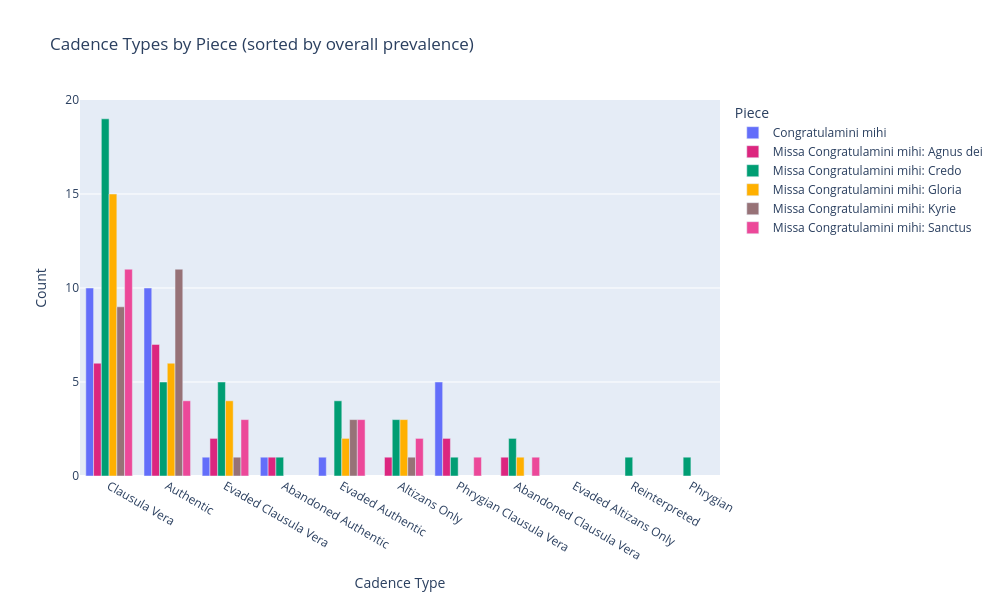
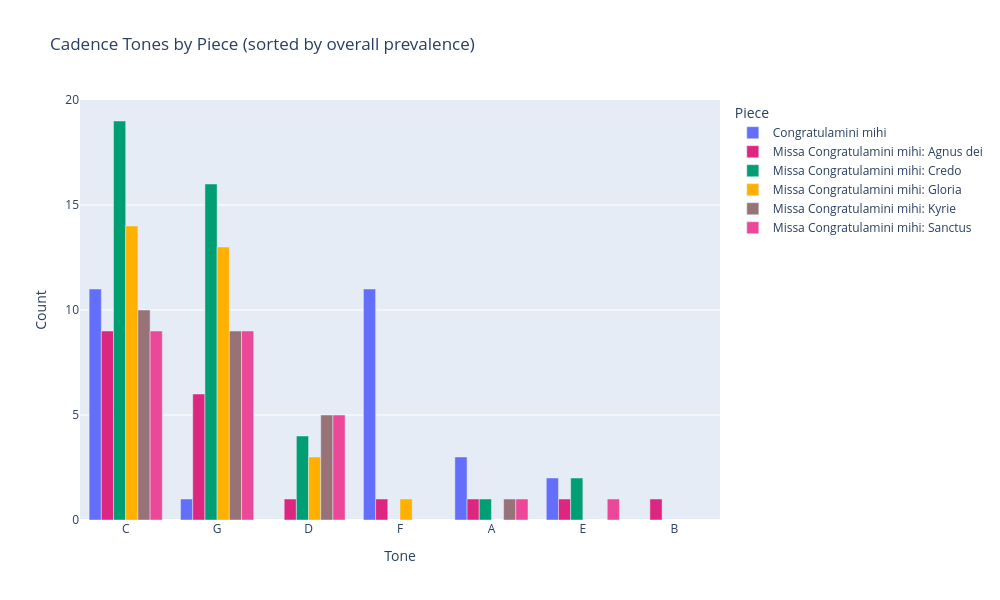
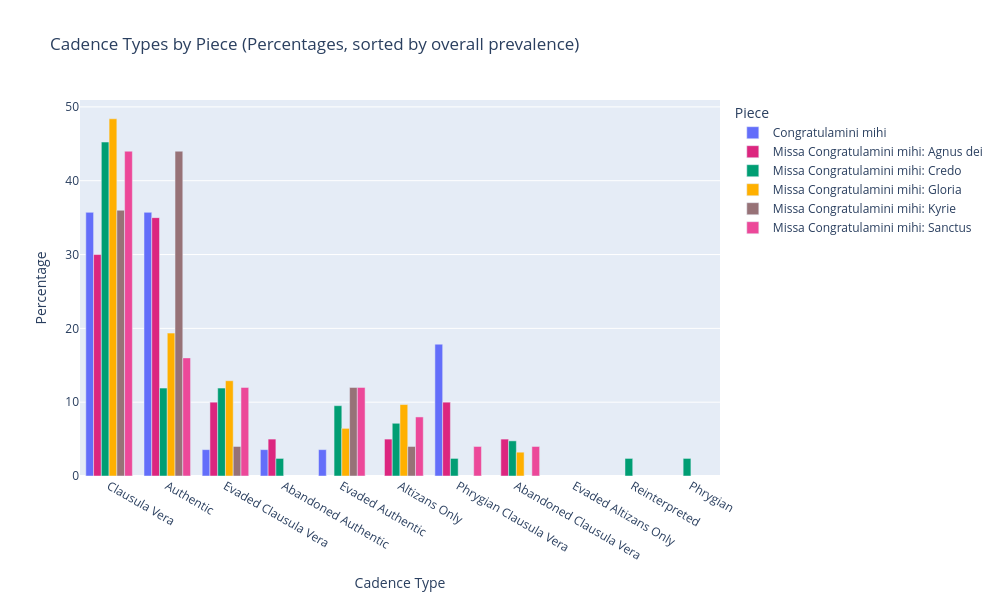
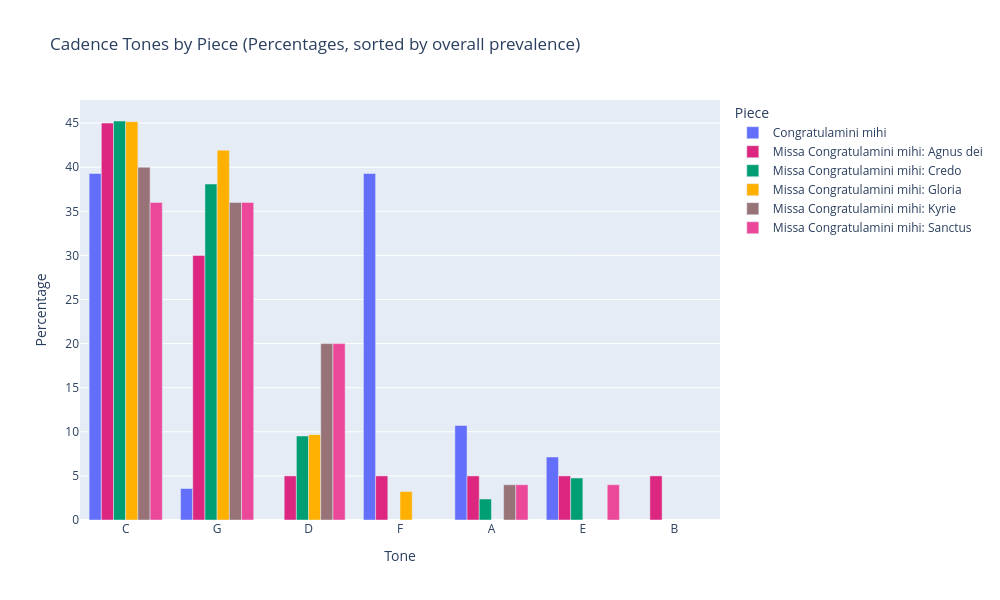

The cell these charts' notebook holds for them, in order:
### Markdown cell above
## 4d.  Cadence Bar Charts

- This will create a series of bar charts for cadence types and tones in your corpus

### Code cell
cadence_bar_charts(cadences, cadences_brief, contrasting_colors)

### Figure 1 — Plotly figure (JSON) as saved in the notebook; plotly's stock layout.template omitted (floating-point values rounded to 4 significant figures)
{"data": [{"alignmentgroup": "True", "hovertemplate": "Title=Congratulamini mihi<br>CadType=%{x}<br>Count=%{y}<extra></extra>", "legendgroup": "Congratulamini mihi", "marker": {"color": "#636EFA", "pattern": {"shape": ""}}, "name": "Congratulamini mihi", "offsetgroup": "Congratulamini mihi", "orientation": "v", "showlegend": true, "textposition": "auto", "type": "bar", "x": ["Abandoned Authentic", "Authentic", "Clausula Vera", "Evaded Authentic", "Evaded Clausula Vera", "Phrygian Clausula Vera"], "xaxis": "x", "y": [1, 10, 10, 1, 1, 5], "yaxis": "y"}, {"alignmentgroup": "True", "hovertemplate": "Title=Missa Congratulamini mihi: Agnus dei<br>CadType=%{x}<br>Count=%{y}<extra></extra>", "legendgroup": "Missa Congratulamini mihi: Agnus dei", "marker": {"color": "#DC267F", "pattern": {"shape": ""}}, "name": "Missa Congratulamini mihi: Agnus dei", "offsetgroup": "Missa Congratulamini mihi: Agnus dei", "orientation": "v", "showlegend": true, "textposition": "auto", "type": "bar", "x": ["Abandoned Authentic", "Abandoned Clausula Vera", "Altizans Only", "Authentic", "Clausula Vera", "Evaded Clausula Vera", "Phrygian Clausula Vera"], "xaxis": "x", "y": [1, 1, 1, 7, 6, 2, 2], "yaxis": "y"}, {"alignmentgroup": "True", "hovertemplate": "Title=Missa Congratulamini mihi: Credo<br>CadType=%{x}<br>Count=%{y}<extra></extra>", "legendgroup": "Missa Congratulamini mihi: Credo", "marker": {"color": "#009E73", "pattern": {"shape": ""}}, "name": "Missa Congratulamini mihi: Credo", "offsetgroup": "Missa Congratulamini mihi: Credo", "orientation": "v", "showlegend": true, "textposition": "auto", "type": "bar", "x": ["Abandoned Authentic", "Abandoned Clausula Vera", "Altizans Only", "Authentic", "Clausula Vera", "Evaded Authentic", "Evaded Clausula Vera", "Phrygian", "Phrygian Clausula Vera", "Reinterpreted"], "xaxis": "x", "y": [1, 2, 3, 5, 19, 4, 5, 1, 1, 1], "yaxis": "y"}, {"alignmentgroup": "True", "hovertemplate": "Title=Missa Congratulamini mihi: Gloria<br>CadType=%{x}<br>Count=%{y}<extra></extra>", "legendgroup": "Missa Congratulamini mihi: Gloria", "marker": {"color": "#FFB000", "pattern": {"shape": ""}}, "name": "Missa Congratulamini mihi: Gloria", "offsetgroup": "Missa Congratulamini mihi: Gloria", "orientation": "v", "showlegend": true, "textposition": "auto", "type": "bar", "x": ["Abandoned Clausula Vera", "Altizans Only", "Authentic", "Clausula Vera", "Evaded Authentic", "Evaded Clausula Vera"], "xaxis": "x", "y": [1, 3, 6, 15, 2, 4], "yaxis": "y"}, {"alignmentgroup": "True", "hovertemplate": "Title=Missa Congratulamini mihi: Kyrie<br>CadType=%{x}<br>Count=%{y}<extra></extra>", "legendgroup": "Missa Congratulamini mihi: Kyrie", "marker": {"color": "#977277", "pattern": {"shape": ""}}, "name": "Missa Congratulamini mihi: Kyrie", "offsetgroup": "Missa Congratulamini mihi: Kyrie", "orientation": "v", "showlegend": true, "textposition": "auto", "type": "bar", "x": ["Altizans Only", "Authentic", "Clausula Vera", "Evaded Authentic", "Evaded Clausula Vera"], "xaxis": "x", "y": [1, 11, 9, 3, 1], "yaxis": "y"}, {"alignmentgroup": "True", "hovertemplate": "Title=Missa Congratulamini mihi: Sanctus<br>CadType=%{x}<br>Count=%{y}<extra></extra>", "legendgroup": "Missa Congratulamini mihi: Sanctus", "marker": {"color": "#EC4899", "pattern": {"shape": ""}}, "name": "Missa Congratulamini mihi: Sanctus", "offsetgroup": "Missa Congratulamini mihi: Sanctus", "orientation": "v", "showlegend": true, "textposition": "auto", "type": "bar", "x": ["Abandoned Clausula Vera", "Altizans Only", "Authentic", "Clausula Vera", "Evaded Authentic", "Evaded Clausula Vera", "Phrygian Clausula Vera"], "xaxis": "x", "y": [1, 2, 4, 11, 3, 3, 1], "yaxis": "y"}], "layout": {"barmode": "group", "height": 600, "legend": {"title": {"text": "Piece"}, "tracegroupgap": 0}, "title": {"text": "Cadence Types by Piece (sorted by overall prevalence)"}, "width": 1000, "xaxis": {"anchor": "y", "autorange": true, "categoryarray": ["Clausula Vera", "Authentic", "Evaded Clausula Vera", "Abandoned Authentic", "Evaded Authentic", "Altizans Only", "Phrygian Clausula Vera", "Abandoned Clausula Vera", "Evaded Altizans Only", "Reinterpreted", "Phrygian"], "categoryorder": "array", "domain": [0, 1], "range": [-0.5, 10.5], "title": {"text": "Cadence Type"}, "type": "category"}, "yaxis": {"anchor": "x", "autorange": true, "domain": [0, 1], "range": [0, 20], "title": {"text": "Count"}, "type": "linear"}}}

### Figure 2 — Plotly figure (JSON) as saved in the notebook; plotly's stock layout.template omitted (floating-point values rounded to 4 significant figures)
{"data": [{"alignmentgroup": "True", "hovertemplate": "Title=Congratulamini mihi<br>Tone=%{x}<br>Count=%{y}<extra></extra>", "legendgroup": "Congratulamini mihi", "marker": {"color": "#636EFA", "pattern": {"shape": ""}}, "name": "Congratulamini mihi", "offsetgroup": "Congratulamini mihi", "orientation": "v", "showlegend": true, "textposition": "auto", "type": "bar", "x": ["A", "C", "E", "F", "G"], "xaxis": "x", "y": [3, 11, 2, 11, 1], "yaxis": "y"}, {"alignmentgroup": "True", "hovertemplate": "Title=Missa Congratulamini mihi: Agnus dei<br>Tone=%{x}<br>Count=%{y}<extra></extra>", "legendgroup": "Missa Congratulamini mihi: Agnus dei", "marker": {"color": "#DC267F", "pattern": {"shape": ""}}, "name": "Missa Congratulamini mihi: Agnus dei", "offsetgroup": "Missa Congratulamini mihi: Agnus dei", "orientation": "v", "showlegend": true, "textposition": "auto", "type": "bar", "x": ["A", "B", "C", "D", "E", "F", "G"], "xaxis": "x", "y": [1, 1, 9, 1, 1, 1, 6], "yaxis": "y"}, {"alignmentgroup": "True", "hovertemplate": "Title=Missa Congratulamini mihi: Credo<br>Tone=%{x}<br>Count=%{y}<extra></extra>", "legendgroup": "Missa Congratulamini mihi: Credo", "marker": {"color": "#009E73", "pattern": {"shape": ""}}, "name": "Missa Congratulamini mihi: Credo", "offsetgroup": "Missa Congratulamini mihi: Credo", "orientation": "v", "showlegend": true, "textposition": "auto", "type": "bar", "x": ["A", "C", "D", "E", "G"], "xaxis": "x", "y": [1, 19, 4, 2, 16], "yaxis": "y"}, {"alignmentgroup": "True", "hovertemplate": "Title=Missa Congratulamini mihi: Gloria<br>Tone=%{x}<br>Count=%{y}<extra></extra>", "legendgroup": "Missa Congratulamini mihi: Gloria", "marker": {"color": "#FFB000", "pattern": {"shape": ""}}, "name": "Missa Congratulamini mihi: Gloria", "offsetgroup": "Missa Congratulamini mihi: Gloria", "orientation": "v", "showlegend": true, "textposition": "auto", "type": "bar", "x": ["C", "D", "F", "G"], "xaxis": "x", "y": [14, 3, 1, 13], "yaxis": "y"}, {"alignmentgroup": "True", "hovertemplate": "Title=Missa Congratulamini mihi: Kyrie<br>Tone=%{x}<br>Count=%{y}<extra></extra>", "legendgroup": "Missa Congratulamini mihi: Kyrie", "marker": {"color": "#977277", "pattern": {"shape": ""}}, "name": "Missa Congratulamini mihi: Kyrie", "offsetgroup": "Missa Congratulamini mihi: Kyrie", "orientation": "v", "showlegend": true, "textposition": "auto", "type": "bar", "x": ["A", "C", "D", "G"], "xaxis": "x", "y": [1, 10, 5, 9], "yaxis": "y"}, {"alignmentgroup": "True", "hovertemplate": "Title=Missa Congratulamini mihi: Sanctus<br>Tone=%{x}<br>Count=%{y}<extra></extra>", "legendgroup": "Missa Congratulamini mihi: Sanctus", "marker": {"color": "#EC4899", "pattern": {"shape": ""}}, "name": "Missa Congratulamini mihi: Sanctus", "offsetgroup": "Missa Congratulamini mihi: Sanctus", "orientation": "v", "showlegend": true, "textposition": "auto", "type": "bar", "x": ["A", "C", "D", "E", "G"], "xaxis": "x", "y": [1, 9, 5, 1, 9], "yaxis": "y"}], "layout": {"barmode": "group", "height": 600, "legend": {"title": {"text": "Piece"}, "tracegroupgap": 0}, "title": {"text": "Cadence Tones by Piece (sorted by overall prevalence)"}, "width": 1000, "xaxis": {"anchor": "y", "autorange": true, "categoryarray": ["C", "G", "D", "F", "A", "E", "B"], "categoryorder": "array", "domain": [0, 1], "range": [-0.5, 6.5], "title": {"text": "Tone"}, "type": "category"}, "yaxis": {"anchor": "x", "autorange": true, "domain": [0, 1], "range": [0, 20], "title": {"text": "Count"}, "type": "linear"}}}

### Figure 3 — Plotly figure (JSON) as saved in the notebook; plotly's stock layout.template omitted (floating-point values rounded to 4 significant figures)
{"data": [{"alignmentgroup": "True", "hovertemplate": "Title=Congratulamini mihi<br>CadType=%{x}<br>Percentage=%{y}<extra></extra>", "legendgroup": "Congratulamini mihi", "marker": {"color": "#636EFA", "pattern": {"shape": ""}}, "name": "Congratulamini mihi", "offsetgroup": "Congratulamini mihi", "orientation": "v", "showlegend": true, "textposition": "auto", "type": "bar", "x": ["Abandoned Authentic", "Authentic", "Clausula Vera", "Evaded Authentic", "Evaded Clausula Vera", "Phrygian Clausula Vera"], "xaxis": "x", "y": [3.571, 35.71, 35.71, 3.571, 3.571, 17.86], "yaxis": "y"}, {"alignmentgroup": "True", "hovertemplate": "Title=Missa Congratulamini mihi: Agnus dei<br>CadType=%{x}<br>Percentage=%{y}<extra></extra>", "legendgroup": "Missa Congratulamini mihi: Agnus dei", "marker": {"color": "#DC267F", "pattern": {"shape": ""}}, "name": "Missa Congratulamini mihi: Agnus dei", "offsetgroup": "Missa Congratulamini mihi: Agnus dei", "orientation": "v", "showlegend": true, "textposition": "auto", "type": "bar", "x": ["Abandoned Authentic", "Abandoned Clausula Vera", "Altizans Only", "Authentic", "Clausula Vera", "Evaded Clausula Vera", "Phrygian Clausula Vera"], "xaxis": "x", "y": [5.0, 5.0, 5.0, 35.0, 30.0, 10.0, 10.0], "yaxis": "y"}, {"alignmentgroup": "True", "hovertemplate": "Title=Missa Congratulamini mihi: Credo<br>CadType=%{x}<br>Percentage=%{y}<extra></extra>", "legendgroup": "Missa Congratulamini mihi: Credo", "marker": {"color": "#009E73", "pattern": {"shape": ""}}, "name": "Missa Congratulamini mihi: Credo", "offsetgroup": "Missa Congratulamini mihi: Credo", "orientation": "v", "showlegend": true, "textposition": "auto", "type": "bar", "x": ["Abandoned Authentic", "Abandoned Clausula Vera", "Altizans Only", "Authentic", "Clausula Vera", "Evaded Authentic", "Evaded Clausula Vera", "Phrygian", "Phrygian Clausula Vera", "Reinterpreted"], "xaxis": "x", "y": [2.381, 4.762, 7.143, 11.9, 45.24, 9.524, 11.9, 2.381, 2.381, 2.381], "yaxis": "y"}, {"alignmentgroup": "True", "hovertemplate": "Title=Missa Congratulamini mihi: Gloria<br>CadType=%{x}<br>Percentage=%{y}<extra></extra>", "legendgroup": "Missa Congratulamini mihi: Gloria", "marker": {"color": "#FFB000", "pattern": {"shape": ""}}, "name": "Missa Congratulamini mihi: Gloria", "offsetgroup": "Missa Congratulamini mihi: Gloria", "orientation": "v", "showlegend": true, "textposition": "auto", "type": "bar", "x": ["Abandoned Clausula Vera", "Altizans Only", "Authentic", "Clausula Vera", "Evaded Authentic", "Evaded Clausula Vera"], "xaxis": "x", "y": [3.226, 9.677, 19.35, 48.39, 6.452, 12.9], "yaxis": "y"}, {"alignmentgroup": "True", "hovertemplate": "Title=Missa Congratulamini mihi: Kyrie<br>CadType=%{x}<br>Percentage=%{y}<extra></extra>", "legendgroup": "Missa Congratulamini mihi: Kyrie", "marker": {"color": "#977277", "pattern": {"shape": ""}}, "name": "Missa Congratulamini mihi: Kyrie", "offsetgroup": "Missa Congratulamini mihi: Kyrie", "orientation": "v", "showlegend": true, "textposition": "auto", "type": "bar", "x": ["Altizans Only", "Authentic", "Clausula Vera", "Evaded Authentic", "Evaded Clausula Vera"], "xaxis": "x", "y": [4.0, 44.0, 36.0, 12.0, 4.0], "yaxis": "y"}, {"alignmentgroup": "True", "hovertemplate": "Title=Missa Congratulamini mihi: Sanctus<br>CadType=%{x}<br>Percentage=%{y}<extra></extra>", "legendgroup": "Missa Congratulamini mihi: Sanctus", "marker": {"color": "#EC4899", "pattern": {"shape": ""}}, "name": "Missa Congratulamini mihi: Sanctus", "offsetgroup": "Missa Congratulamini mihi: Sanctus", "orientation": "v", "showlegend": true, "textposition": "auto", "type": "bar", "x": ["Abandoned Clausula Vera", "Altizans Only", "Authentic", "Clausula Vera", "Evaded Authentic", "Evaded Clausula Vera", "Phrygian Clausula Vera"], "xaxis": "x", "y": [4.0, 8.0, 16.0, 44.0, 12.0, 12.0, 4.0], "yaxis": "y"}], "layout": {"barmode": "group", "height": 600, "legend": {"title": {"text": "Piece"}, "tracegroupgap": 0}, "title": {"text": "Cadence Types by Piece (Percentages, sorted by overall prevalence)"}, "width": 1000, "xaxis": {"anchor": "y", "autorange": true, "categoryarray": ["Clausula Vera", "Authentic", "Evaded Clausula Vera", "Abandoned Authentic", "Evaded Authentic", "Altizans Only", "Phrygian Clausula Vera", "Abandoned Clausula Vera", "Evaded Altizans Only", "Reinterpreted", "Phrygian"], "categoryorder": "array", "domain": [0, 1], "range": [-0.5, 10.5], "title": {"text": "Cadence Type"}, "type": "category"}, "yaxis": {"anchor": "x", "autorange": true, "domain": [0, 1], "range": [0, 50.93], "title": {"text": "Percentage"}, "type": "linear"}}}

### Figure 4 — Plotly figure (JSON) as saved in the notebook; plotly's stock layout.template omitted (floating-point values rounded to 4 significant figures)
{"data": [{"alignmentgroup": "True", "hovertemplate": "Title=Congratulamini mihi<br>Tone=%{x}<br>Percentage=%{y}<extra></extra>", "legendgroup": "Congratulamini mihi", "marker": {"color": "#636EFA", "pattern": {"shape": ""}}, "name": "Congratulamini mihi", "offsetgroup": "Congratulamini mihi", "orientation": "v", "showlegend": true, "textposition": "auto", "type": "bar", "x": ["A", "C", "E", "F", "G"], "xaxis": "x", "y": [10.71, 39.29, 7.143, 39.29, 3.571], "yaxis": "y"}, {"alignmentgroup": "True", "hovertemplate": "Title=Missa Congratulamini mihi: Agnus dei<br>Tone=%{x}<br>Percentage=%{y}<extra></extra>", "legendgroup": "Missa Congratulamini mihi: Agnus dei", "marker": {"color": "#DC267F", "pattern": {"shape": ""}}, "name": "Missa Congratulamini mihi: Agnus dei", "offsetgroup": "Missa Congratulamini mihi: Agnus dei", "orientation": "v", "showlegend": true, "textposition": "auto", "type": "bar", "x": ["A", "B", "C", "D", "E", "F", "G"], "xaxis": "x", "y": [5.0, 5.0, 45.0, 5.0, 5.0, 5.0, 30.0], "yaxis": "y"}, {"alignmentgroup": "True", "hovertemplate": "Title=Missa Congratulamini mihi: Credo<br>Tone=%{x}<br>Percentage=%{y}<extra></extra>", "legendgroup": "Missa Congratulamini mihi: Credo", "marker": {"color": "#009E73", "pattern": {"shape": ""}}, "name": "Missa Congratulamini mihi: Credo", "offsetgroup": "Missa Congratulamini mihi: Credo", "orientation": "v", "showlegend": true, "textposition": "auto", "type": "bar", "x": ["A", "C", "D", "E", "G"], "xaxis": "x", "y": [2.381, 45.24, 9.524, 4.762, 38.1], "yaxis": "y"}, {"alignmentgroup": "True", "hovertemplate": "Title=Missa Congratulamini mihi: Gloria<br>Tone=%{x}<br>Percentage=%{y}<extra></extra>", "legendgroup": "Missa Congratulamini mihi: Gloria", "marker": {"color": "#FFB000", "pattern": {"shape": ""}}, "name": "Missa Congratulamini mihi: Gloria", "offsetgroup": "Missa Congratulamini mihi: Gloria", "orientation": "v", "showlegend": true, "textposition": "auto", "type": "bar", "x": ["C", "D", "F", "G"], "xaxis": "x", "y": [45.16, 9.677, 3.226, 41.94], "yaxis": "y"}, {"alignmentgroup": "True", "hovertemplate": "Title=Missa Congratulamini mihi: Kyrie<br>Tone=%{x}<br>Percentage=%{y}<extra></extra>", "legendgroup": "Missa Congratulamini mihi: Kyrie", "marker": {"color": "#977277", "pattern": {"shape": ""}}, "name": "Missa Congratulamini mihi: Kyrie", "offsetgroup": "Missa Congratulamini mihi: Kyrie", "orientation": "v", "showlegend": true, "textposition": "auto", "type": "bar", "x": ["A", "C", "D", "G"], "xaxis": "x", "y": [4.0, 40.0, 20.0, 36.0], "yaxis": "y"}, {"alignmentgroup": "True", "hovertemplate": "Title=Missa Congratulamini mihi: Sanctus<br>Tone=%{x}<br>Percentage=%{y}<extra></extra>", "legendgroup": "Missa Congratulamini mihi: Sanctus", "marker": {"color": "#EC4899", "pattern": {"shape": ""}}, "name": "Missa Congratulamini mihi: Sanctus", "offsetgroup": "Missa Congratulamini mihi: Sanctus", "orientation": "v", "showlegend": true, "textposition": "auto", "type": "bar", "x": ["A", "C", "D", "E", "G"], "xaxis": "x", "y": [4.0, 36.0, 20.0, 4.0, 36.0], "yaxis": "y"}], "layout": {"barmode": "group", "height": 600, "legend": {"title": {"text": "Piece"}, "tracegroupgap": 0}, "title": {"text": "Cadence Tones by Piece (Percentages, sorted by overall prevalence)"}, "width": 1000, "xaxis": {"anchor": "y", "autorange": true, "categoryarray": ["C", "G", "D", "F", "A", "E", "B"], "categoryorder": "array", "domain": [0, 1], "range": [-0.5, 6.5], "title": {"text": "Tone"}, "type": "category"}, "yaxis": {"anchor": "x", "autorange": true, "domain": [0, 1], "range": [0, 47.62], "title": {"text": "Percentage"}, "type": "linear"}}}
